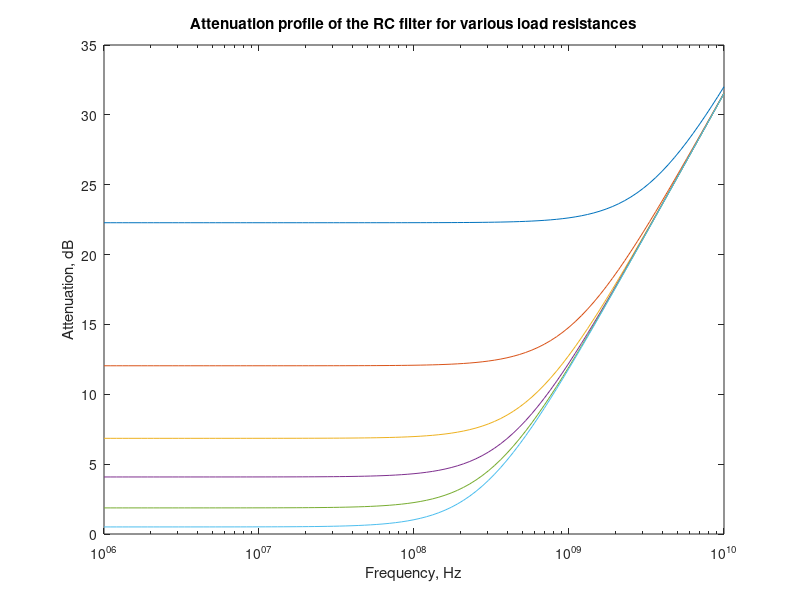
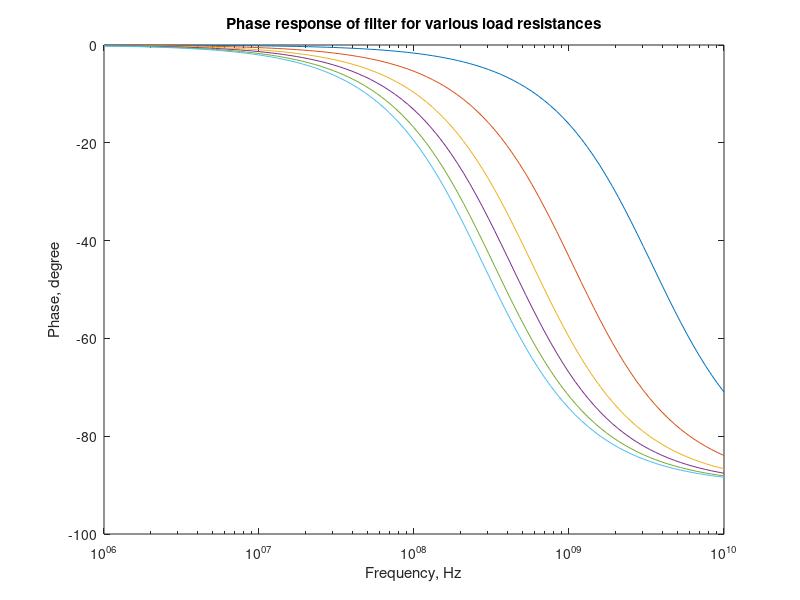

MATLAB code to generate these figures, in order:
%
%   This file computes the attenuation profile of the first 
%   order RC filter for various load resistances
% 
%   Copyright (c) 1999 by P.Bretchko and R.Ludwig
%   "RF Circuit Design: Theory and Practice"
%

close all; % close all opened graphs
clear all; % clear all variables
f1=figure; % open new graph for the attenuation response
f2=figure; % open new graph for the phase plot

% define problem parameters
C=10e-12; % filter capacitance
R=10;     % filter resistance
Rg=50;    % source impedance
RL=[5 20 50 100 250 1e3]; % load imperances for which the 
                          % transfer function is computed
% define frequency range
f_min=1e6;  % lower frequency limit
f_max=10e9; % upper frequency limit
N=100;      % number of points in the graph
f=f_min*((f_max/f_min).^((0:N)/N)); % compute frequency points on log scale
w=2*pi*f;  

colormap(lines);
color_map=colormap;
colormap('default');

for n=1:length(RL)
   H=1./(1+(R+Rg)*(j*w*C+1/RL(n)));
   figure(f1);
   semilogx(f,-20*log10(abs(H)),'color',color_map(n,:));
   hold on;
   phase=atan(imag(H)./real(H));
   figure(f2);
   semilogx(f,phase/pi*180,'color',color_map(n,:));
   hold on;
end;

figure(f1);
title('Attenuation profile of the RC filter for various load resistances');
xlabel('Frequency, Hz');
ylabel('Attenuation, dB');

%print -deps 'fig5_7a.eps'     % if uncommented -> saves a copy of plot in EPS format

figure(f2);
title('Phase response of filter for various load resistances');
xlabel('Frequency, Hz');
ylabel('Phase, degree');

%print -deps 'fig5_7b.eps'     % if uncommented -> saves a copy of plot in EPS format

